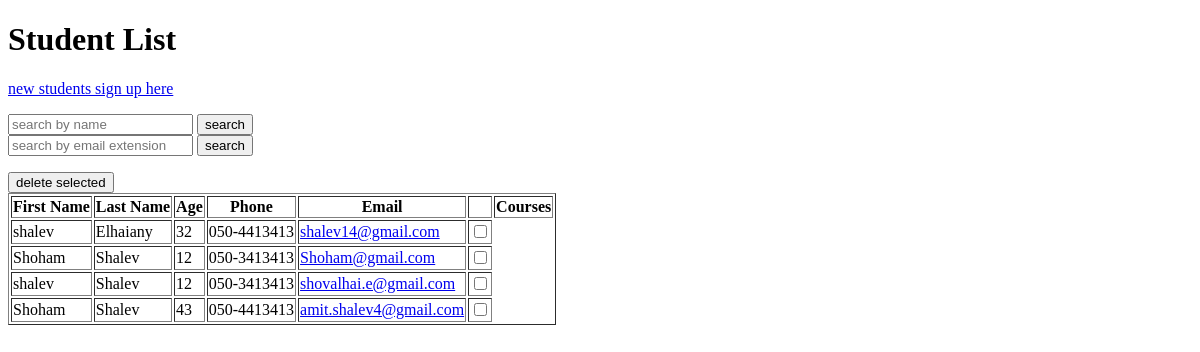
The page /searchByName on the database as committed earlier.
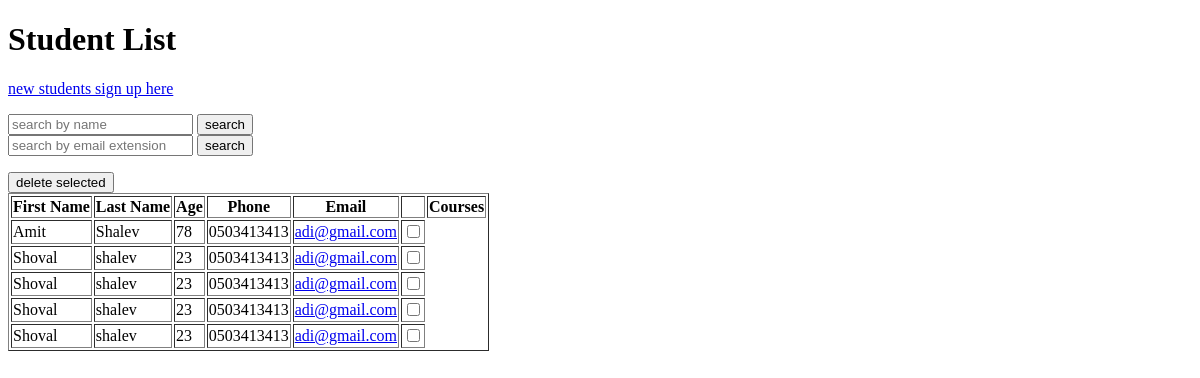
The same page on the database as committed later.
### hello.py (models this page shows, shortened)
class Student(db.Model):
    id = db.Column('student_id', db.Integer, primary_key=True)
    firstName = db.Column(db.String(100))
    lastName = db.Column(db.String(100))
    email = db.Column(db.String(100))
    age = db.Column(db.Integer)
    phone = db.Column(db.String(100))
    """One to Many / One to One(uselist=False)"""
    courses = db.relationship('Course', secondary=courses, backref=db.backref('students', lazy=True))
    language_id = db.relationship('Language', secondary=languageTostudents, backref=db.backref('students', lazy=True))

### hello.py (the view)
@app.route('/searchByName')
def searchByName():
    name = request.args.get('name', '')
    students = Student.query.filter(Student.firstName.like(
        f'%{name}%') | Student.lastName.like(f'%{name}%')).limit(5).all()
    return render_template('studentList.html', students=students)

### templates/studentList.html (shortened to what this page needs)
<!DOCTYPE html>
<html lang="en">
<head>
</head>
<body>
    <header>
        <h1>Student List</h1>
    </header>
    <main>
        <a href="{{url_for('studentSignup')}}">new students sign up here</a>
        <div>
            <p>
            <form action="{{url_for('searchByName')}}">
                <input type="text" placeholder="search by name" name="name" />
                <input type="submit" value="search">
            </form>
            <form action="{{url_for('searchByMailType')}}">
                <input type="text" placeholder="search by email extension" name="emailExt" />
                <input type="submit" value="search">
            </form>
            </p>
        </div>
        <table border='1'>
            <tr>
                <th>First Name</th>
                <th>Last Name</th>
                <th>Age</th>
                <th>Phone</th>
                <th>Email</th>
                <th></th>
                <th>Courses</th>
            </tr colspan="2">
            {% if students %}
                <form action="{{url_for('deleteStudents')}}" method="post" id="multidel">
                    {% for student in students %}
                        <tr>
                            <td>{{student.firstName}}</td>
                            <td>{{student.lastName}}</td>
                            <td>{{student.age}}</td>
                            <td>{{student.phone}}</td>
                            <td><a href="{{ url_for('studentDetails', id=student.id)}}">{{student.email}}</a></td>
                            <td><input type="checkbox" name="id" value={{student.id}} form="multidel"></td>
                        </tr>
                    {% endfor %}
                    <input type="submit" value="delete selected"/>
                </form>
            {% endif %}
        </table>
    </main>
</body>
</html>

Rows that differ between the two databases and show on the page:
no longer on this page (row edited): Student: firstName "Shoham", lastName "Shalev", age "12", phone "050-3413413", email "Shoham@gmail.com"
no longer on this page (row edited): Student: firstName "shalev", lastName "Shalev", age "12", phone "050-3413413", email "shovalhai.e@gmail.com"
no longer on this page (row edited): Student: firstName "Shoham", lastName "Shalev", age "43", phone "050-4413413", email "amit.shalev4@gmail.com"
added Student: firstName "Amit", lastName "Shalev", age "78", phone "0503413413", email "adi@gmail.com"
added Student: firstName "Shoval", lastName "shalev", age "23", phone "0503413413", email "adi@gmail.com"
added Student: firstName "Shoval", lastName "shalev", age "23", phone "0503413413", email "adi@gmail.com"
added Student: firstName "Shoval", lastName "shalev", age "23", phone "0503413413", email "adi@gmail.com"
changed Student (number 5 of 5 on the later page): firstName "shalev" → "Shoval"; lastName "Elhaiany" → "shalev"; age "32" → "23"; phone "050-4413413" → "0503413413"; email "shalev14@gmail.com" → "adi@gmail.com"
